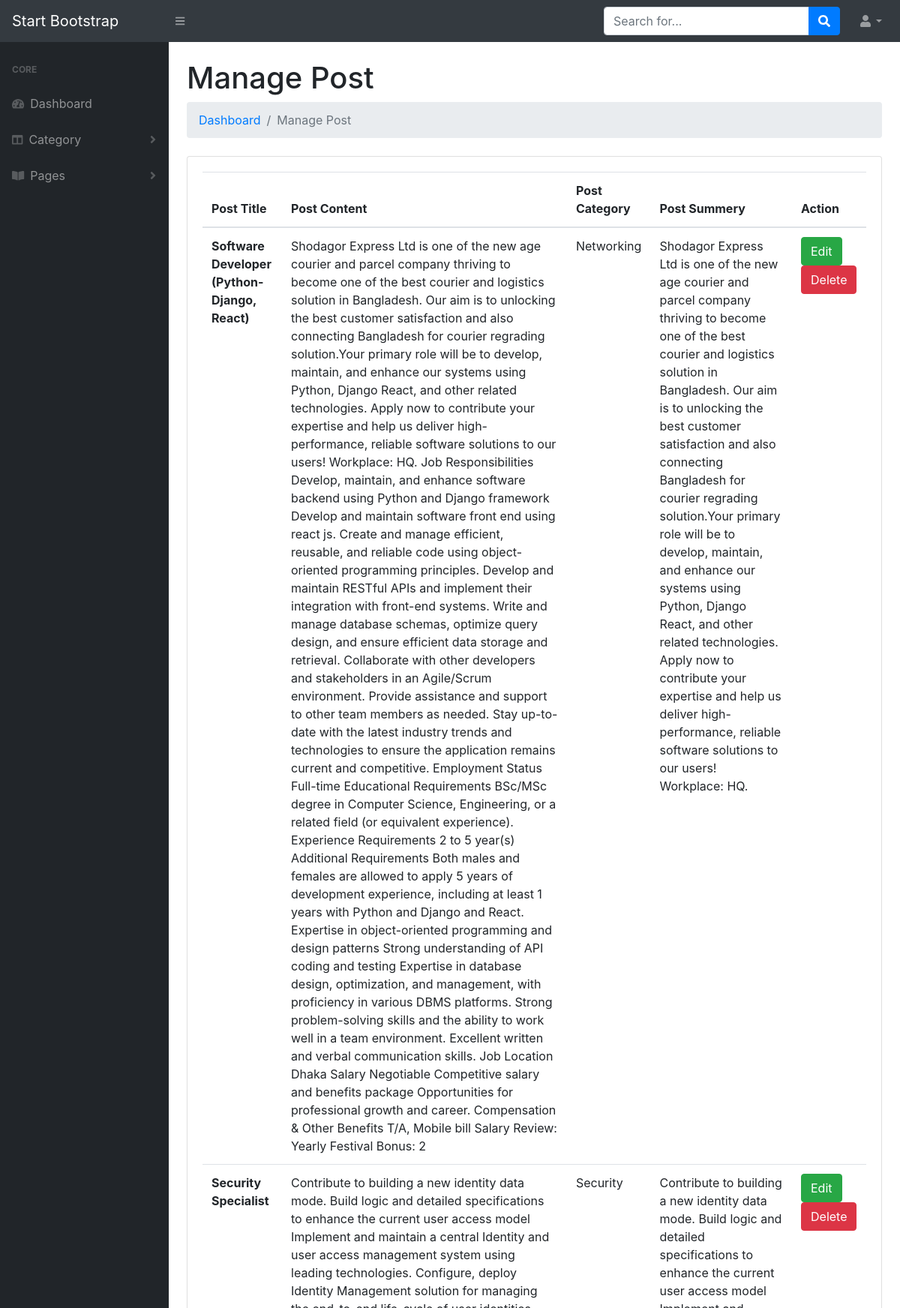
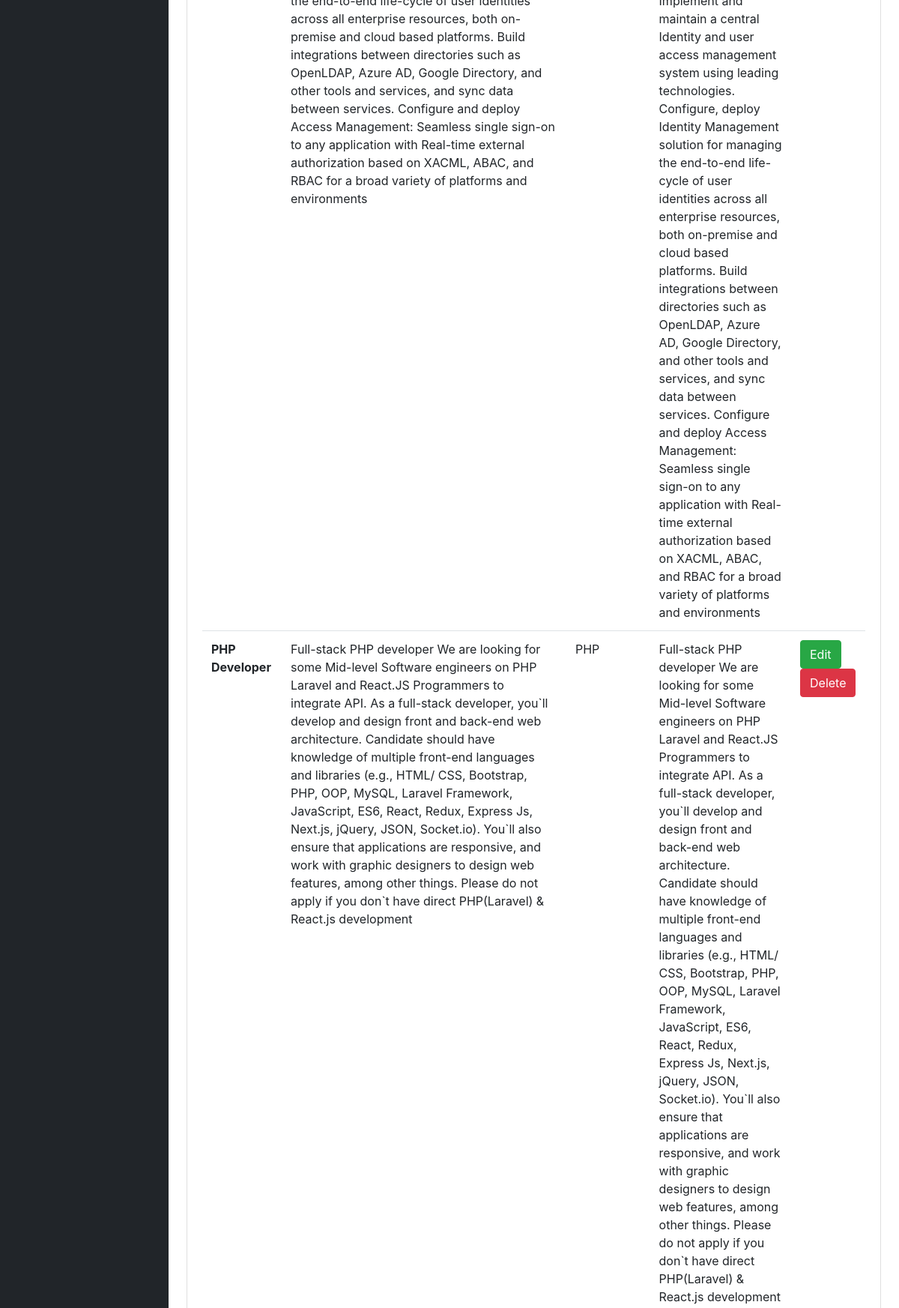
The page /admin/managepost.php (signed in, upper part) on the database its author committed (2 pictures, top to bottom).
### tables this page shows
CREATE TABLE `posts` (
  `post_id` int(255) NOT NULL,
  `post_title` varchar(255) NOT NULL,
  `post_content` longtext NOT NULL,
  `post_ctg` longtext NOT NULL,
  `post_author` varchar(60) NOT NULL,
  `post_date` date NOT NULL,
  `post_summery` longtext NOT NULL,
  `author_id` int(11) NOT NULL
);

### admin/managepost.php (the view, shortened to what this page needs)
<?php
require 'dbconnect.php';
$id = $_SESSION["id"];
$sql = "SELECT * FROM posts where author_id= $id ORDER BY post_title DESC ";
if (mysqli_query($conn, $sql)) {
    $tableData = mysqli_query($conn, $sql);
} else {
    echo "Error: " . $sql . "<br>" . $conn->error;
}
?>
<!DOCTYPE html>
<html lang="en">
<head>
    <link href="css/styles.css" rel="stylesheet" />
</head>
<body>
    <nav class="sb-topnav navbar navbar-expand navbar-dark bg-dark">
        <a class="navbar-brand" href="index.php">Start Bootstrap</a>
        <button class="btn btn-link btn-sm order-1 order-lg-0" id="sidebarToggle" href="#"><i
                class="fas fa-bars"></i></button>
        <form class="d-none d-md-inline-block form-inline ml-auto mr-0 mr-md-3 my-2 my-md-0">
            <div class="input-group">
                <input class="form-control" type="text" placeholder="Search for..." aria-label="Search"
                    aria-describedby="basic-addon2" />
                <div class="input-group-append">
                    <button class="btn btn-primary" type="button"><i class="fas fa-search"></i></button>
                </div>
            </div>
        </form>
        <ul class="navbar-nav ml-auto ml-md-0">
            <li class="nav-item dropdown">
                <a class="nav-link dropdown-toggle" id="userDropdown" href="#" role="button" data-toggle="dropdown"
                    aria-haspopup="true" aria-expanded="false"><i class="fas fa-user fa-fw"></i></a>
            </li>
        </ul>
    </nav>
    <div id="layoutSidenav">
        <div id="layoutSidenav_nav">
            <nav class="sb-sidenav accordion sb-sidenav-dark" id="sidenavAccordion">
                <div class="sb-sidenav-menu">
                    <div class="nav">
                        <div class="sb-sidenav-menu-heading">Core</div>
                        <a class="nav-link" href="index.php">
                            <div class="sb-nav-link-icon"><i class="fas fa-tachometer-alt"></i></div>
                            Dashboard
                        </a>
                        <a class="nav-link collapsed" href="#" data-toggle="collapse" data-target="#collapseLayouts"
                            aria-expanded="false" aria-controls="collapseLayouts">
                            <div class="sb-nav-link-icon"><i class="fas fa-columns"></i></div>
                            Category
                            <div class="sb-sidenav-collapse-arrow"><i class="fas fa-angle-down"></i></div>
                        </a>
                        <a class="nav-link collapsed" href="#" data-toggle="collapse" data-target="#collapsePages"
                            aria-expanded="false" aria-controls="collapsePages">
                            <div class="sb-nav-link-icon"><i class="fas fa-book-open"></i></div>
                            Pages
                            <div class="sb-sidenav-collapse-arrow"><i class="fas fa-angle-down"></i></div>
                        </a>
                    </div>
                </div>
            </nav>
        </div>
        <div id="layoutSidenav_content">
            <main>
                <div class="container-fluid">
                    <h1 class="mt-4">Manage Post</h1>
                    <ol class="breadcrumb mb-4">
                        <li class="breadcrumb-item"><a href="index.php">Dashboard</a></li>
                        <li class="breadcrumb-item active">Manage Post</li>
                    </ol>
                    <div class="card mb-4">
                        <div class="card-body">
                            <table class="table Responsive">
                                <thead>
                                    <tr>
                                        <th scope="col">Post Title</th>
                                        <th scope="col">Post Content</th>
                                        <th scope="col">Post Category</th>
                                        <th scope="col">Post Summery</th>
                                        <th scope="col">Action</th>
                                    </tr>
                                </thead>
                                <tbody>
                                    <?php while ($row = mysqli_fetch_assoc($tableData)) { ?>
                                        <tr>
                                            <th scope="row">
                                                <?php echo $row['post_title']; ?>
                                            </th>
                                            <td>
                                                <?php echo $row['post_content']; ?>
                                            </td>
                                            <td>
                                                <?php echo $row['post_ctg']; ?>
                                            </td>
                                            <td>
                                                <?php echo $row['post_summery']; ?>
                                            </td>
                                            <td>
                                                <a class="btn btn-success"
                                                    href="editpost.php?status=edit&&id=<?php echo $row['post_id']; ?>">Edit</a>
                                                <a class="btn btn-danger"
                                                    href="?status=delete&&id=<?php echo $row['post_id']; ?>">Delete</a>
                                            </td>
                                        </tr>
                                    <?php } ?>
                                </tbody>
                            </table>
                        </div>
                    </div>
                </div>
            </main>
        </div>
    </div>
</body>
</html>

### rows shown on the page
posts: post_title "Software Developer (Python-Django, React)", post_content "Shodagor Express Ltd is one of the new age courier and parcel company thriving to become one of the best courier and logistics solution in Bangladesh. Our aim is to unlocking the best customer satisfaction and also connecting Bangladesh for courier regrading solution.Your primary role will be to develop, maintain, and enhance our systems using Python, Django React, and other related technologies. Apply now to contribute your expertise and help us deliver high-performance, reliable software solutions to our users! Workplace: HQ. Job Responsibilities Develop, maintain, and enhance software backend using Python and Django framework Develop and maintain software front end using react js. Create…", post_ctg "Networking", post_summery "Shodagor Express Ltd is one of the new age courier and parcel company thriving to become one of the best courier and logistics solution in Bangladesh. Our aim is to unlocking the best customer satisfaction and also connecting Bangladesh for courier regrading solution.Your primary role will be to develop, maintain, and enhance our systems using Python, Django React, and other related technologies. Apply now to contribute your expertise and help us deliver high-performance, reliable software solutions to our users! Workplace: HQ."
posts: post_title "Security Specialist", post_content "Contribute to building a new identity data mode. Build logic and detailed specifications to enhance the current user access model Implement and maintain a central Identity and user access management system using leading technologies. Configure, deploy Identity Management solution for managing the end-to-end life-cycle of user identities across all enterprise resources, both on-premise and cloud based platforms. Build integrations between directories such as OpenLDAP, Azure AD, Google Directory, and other tools and services, and sync data between services. Configure and deploy Access Management: Seamless single sign-on to any application with Real-time external authorization based on XACML,…", post_ctg "Security", post_summery "Contribute to building a new identity data mode. Build logic and detailed specifications to enhance the current user access model Implement and maintain a central Identity and user access management system using leading technologies. Configure, deploy Identity Management solution for managing the end-to-end life-cycle of user identities across all enterprise resources, both on-premise and cloud based platforms. Build integrations between directories such as OpenLDAP, Azure AD, Google Directory, and other tools and services, and sync data between services. Configure and deploy Access Management: Seamless single sign-on to any application with Real-time external authorization based on XACML,…"
posts: post_title "PHP Developer", post_content "Full-stack PHP developer We are looking for some Mid-level Software engineers on PHP Laravel and React.JS Programmers to integrate API. As a full-stack developer, you`ll develop and design front and back-end web architecture. Candidate should have knowledge of multiple front-end languages and libraries (e.g., HTML/ CSS, Bootstrap, PHP, OOP, MySQL, Laravel Framework, JavaScript, ES6, React, Redux, Express Js, Next.js, jQuery, JSON, Socket.io). You`ll also ensure that applications are responsive, and work with graphic designers to design web features, among other things. Please do not apply if you don`t have direct PHP(Laravel) & React.js development", post_ctg "PHP", post_summery "Full-stack PHP developer We are looking for some Mid-level Software engineers on PHP Laravel and React.JS Programmers to integrate API. As a full-stack developer, you`ll develop and design front and back-end web architecture. Candidate should have knowledge of multiple front-end languages and libraries (e.g., HTML/ CSS, Bootstrap, PHP, OOP, MySQL, Laravel Framework, JavaScript, ES6, React, Redux, Express Js, Next.js, jQuery, JSON, Socket.io). You`ll also ensure that applications are responsive, and work with graphic designers to design web features, among other things. Please do not apply if you don`t have direct PHP(Laravel) & React.js development"
